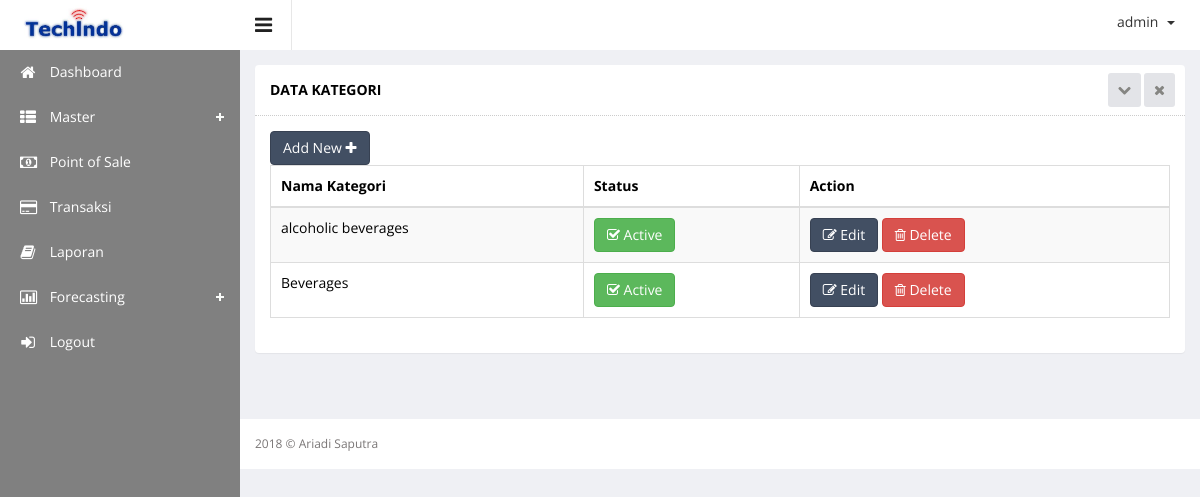
Screenshot of /index.php?hal=master/category/list (signed in) with the database file from the repository.
### tables this page shows
CREATE TABLE `category` (
  `category_id` int(11) NOT NULL,
  `category_name` varchar(250) DEFAULT NULL,
  `category_status` enum('Y','N') DEFAULT NULL
);

### master/category/list.php (the view, shortened to what this page needs)
<div class="wrapper">
    <div class="row">
        <div class="col-sm-12">
            <section class="panel">
                <header class="panel-heading">
                    Data KAtegori
                    <span class="tools pull-right">
                        <a href="javascript:;" class="fa fa-chevron-down"></a>
                        <a href="javascript:;" class="fa fa-times"></a>
                    </span>
                </header>
                <div class="panel-body">
                    <div class="adv-table editable-table ">
                        <div class="clearfix">
                            <div class="btn-group">
                                <a href="?hal=master/category/add">
                                    <button data-toggle="modal" class="btn btn-primary">
                                        Add New <i class="fa fa-plus"></i>
                                    </button>
                                </a>
                            </div>
                        </div>
                        <table class="table table-striped table-hover table-bordered" id="editable-sample">
                            <thead>
                                <tr>
                                    <th>Nama Kategori</th>
                                    <th>Status</th>
                                    <th>Action</th>
                                </tr>
                            </thead>
                            <tbody>
                                <?php
                                $queryCategory = mysqli_query($mysqli,"SELECT * FROM category ORDER BY category_id DESC");
                                while ($rowCategory = mysqli_fetch_array($queryCategory)) {
                                    ?>
                                    <tr class="">
                                        <td><?php echo $rowCategory['category_name']; ?></td>
                                        <td><?php if ($rowCategory['category_status'] == 'Y') { ?>
                                            <button class="btn btn-success" type="submit"><i
                                                class="fa fa-check-square-o"></i> Active
                                            </button>
                                            <?php } else { ?>
                                            <button class="btn btn-danger" type="submit"><i class="fa fa-ban"></i> Not
                                                Active
                                            </button>
                                            <?php } ?></td>
                                            <td>
                                                <a href="?hal=master/category/edit&id=<?php echo $rowCategory['category_id']; ?>">
                                                    <button class="btn btn-primary" type="submit"><i class="fa fa-edit"></i>
                                                        Edit
                                                    </button>
                                                </a>
                                                <a href="?hal=master/category/list&hapus=<?php echo $rowCategory['category_id']; ?>">
                                                    <button class="btn btn-danger" type="submit" name="hapus"><i
                                                        class="fa fa-trash-o"></i> Delete
                                                    </button>
                                                </a>
                                            </td>
                                        </tr>
                                        <?php } ?>
                                    </tbody>
                                </table>
                            </div>
                        </div>
                    </section>
                </div>
            </div>
        </div>

### rows the page displays
category: category_name "alcoholic beverages", category_status "Y" (drawn)
category: category_name "Beverages", category_status "Y" (drawn)

### other values shown
$_SESSION['username'] "admin"
